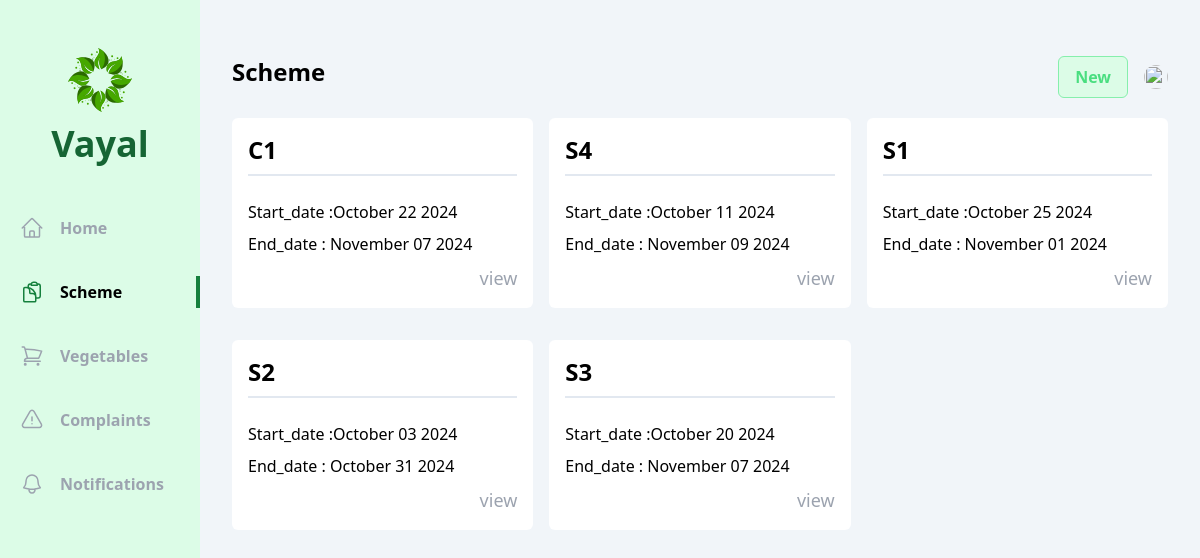
The page /officer/schemes/ on the database its author committed.
### officer/models.py (models this page shows, shortened)
class Scheme(models.Model):
    officer=models.ForeignKey(Agricultural_officer, on_delete=models.CASCADE)
    name=models.CharField(max_length=250)
    type=models.CharField(max_length=50,choices=schem_type)
    description=models.CharField(max_length=250)
    criteria=models.CharField(max_length=250)
    cast_eligibility = models.CharField(max_length=50,choices=scheme_cast,default='All')
    land_ownership=models.CharField(max_length=20, choices=land,default='All')
    posted_date=models.DateTimeField(auto_now_add=True)
    start_date=models.DateField()
    end_date=models.DateField()

### officer/views/schemes.py (the view)
# urls.py: path('schemes/',schemes.index,name='schemes'),
def index(request):
    schemes=Scheme.objects.all().order_by('-id')
    return render(request,'officer/schemes/index.html',{'schemes':schemes,})

### officer/templates/officer/schemes/index.html (shortened to what this page needs)
{% extends 'base.html' %}
{% block content %}
<div class="flex  bg-slate-100">
  <div class="w-2/12 bg-green-100 flex flex-col items-center pb-10">
      <div class="my-12 flex flex-col gap-3 justify-center items-center">
          <h1 class="text-4xl font-bold text-green-800 ">Vayal</h1>
      </div>
      <ul class="flex flex-col gap-8 w-full font-bold text-gray-400">
        <li class="w-full flex items-center px-5 py-1 gap-4 group hover:text-gray-500 cursor-pointer hover:border-green-700 hover:border-r-4">
          <a href="{% url 'officer:home' %}">Home</a>
      </li>
            <li class="w-full flex items-center px-5 py-1 gap-4 border-r-4 text-black border-green-700">
              <a href="{% url 'officer:schemes' %}">Scheme</a>
          </li>
          <li class="w-full flex items-center px-5 py-1 gap-4 group hover:text-gray-500 cursor-pointer hover:border-green-700 hover:border-r-4">
            <a href="{% url 'officer:vegetables' %}">Vegetables</a>
        </li>
        <li class="w-full flex items-center px-5 py-1 gap-4 group hover:text-gray-500 cursor-pointer hover:border-green-700 hover:border-r-4">
            <a href="{% url 'officer:complaints' %}">Complaints</a>
        </li>
        <li class="w-full flex items-center px-5 py-1 gap-4 group hover:text-gray-500 cursor-pointer hover:border-green-700 hover:border-r-4">
            <a href="{% url 'officer:notifications' %}">Notifications</a>
        </li>
      </ul>
    </div>
    <div class="w-10/12 h-screen overflow-y-auto px-8 py-14">
        <div class="flex justify-between mb-5">
            <h1 class="text-2xl font-bold">Scheme</h1>
            <div class="flex items-center gap-4">
                <span class="px-4 py-2 flex gap-1 bg-green-100 text-green-400 border cursor-pointer border-green-300 font-bold rounded-md">
                    <span>
                        <a href="{% url 'officer:create_schemes' %}">New</a>
                    </span>
                </span>
                <div class="relative">
                <img id="profile" src="/uploads/{{vayal_user.photo}}" class="h-6 w-6 rounded-full cursor-pointer" alt="">
            </div>
            </div>
        </div>
      <div class="grid grid-cols-3 gap-x-4 gap-y-8">
        {% if schemes %}
        {% for scheme in schemes %}
            <div class="flex flex-col bg-white p-4 rounded-md gap-2">
                <span class="text-2xl font-bold mb-4 pb-2 border-b-2 border-slate-200">{{scheme.name }}</span>
                <span>Start_date :{{scheme.start_date  | date:"F d Y" }}</span>
                <span>End_date : {{scheme.end_date  | date:"F d Y" }}</span>
                <div class="flex justify-end ">
                    <a href ="{% url 'officer:details_schemes' scheme.id  %}" class="text-lg text-gray-400 ">view</a>
                </div>
            </div>
        {% endfor %}
    {% endif %}
    </div>
  </div>
{% endblock content %}

### rows shown on the page
Scheme: name "C1", start_date "October 22 2024", end_date "November 07 2024"
Scheme: name "S4", start_date "October 11 2024", end_date "November 09 2024"
Scheme: name "S1", start_date "October 25 2024", end_date "November 01 2024"
Scheme: name "S2", start_date "October 03 2024", end_date "October 31 2024"
Scheme: name "S3", start_date "October 20 2024", end_date "November 07 2024"
